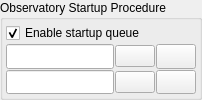
      <widget class="QGroupBox" name="startupGroupBox">
       <property name="title">
        <string>Observatory Startup Procedure</string>
       </property>
       <layout class="QVBoxLayout" name="verticalLayout_4">
        <property name="spacing">
         <number>1</number>
        </property>
        <property name="leftMargin">
         <number>3</number>
        </property>
        <property name="topMargin">
         <number>3</number>
        </property>
        <property name="rightMargin">
         <number>3</number>
        </property>
        <property name="bottomMargin">
         <number>3</number>
        </property>
        <item>
         <widget class="QCheckBox" name="schedulerStartupEnabled">
          <property name="toolTip">
           <string>Enable or disable execution of the startup queue. When disabled, no startup procedure will run.</string>
          </property>
          <property name="text">
           <string>Enable startup queue</string>
          </property>
          <property name="checked">
           <bool>true</bool>
          </property>
         </widget>
        </item>
        <item>
         <layout class="QHBoxLayout" name="horizontalLayout_16">
          <property name="spacing">
           <number>1</number>
          </property>
          <item>
           <widget class="QLineEdit" name="schedulerPreStartupScript">
            <property name="sizePolicy">
             <sizepolicy hsizetype="Expanding" vsizetype="Preferred">
              <horstretch>0</horstretch>
              <verstretch>0</verstretch>
             </sizepolicy>
            </property>
            <property name="toolTip">
             <string>Selected pre-startup queue to run before starting Ekos profile</string>
            </property>
            <property name="readOnly">
             <bool>true</bool>
            </property>
            <property name="clearButtonEnabled">
             <bool>false</bool>
            </property>
           </widget>
          </item>
          <item>
           <widget class="QPushButton" name="preStartupQueueClearB">
            <property name="text">
             <string/>
            </property>
            <property name="icon">
             <iconset theme="QIcon::ThemeIcon::EditClear"/>
            </property>
           </widget>
          </item>
          <item>
           <widget class="QPushButton" name="selectPreStartupQueueB">
            <property name="sizePolicy">
             <sizepolicy hsizetype="Preferred" vsizetype="Preferred">
              <horstretch>0</horstretch>
              <verstretch>0</verstretch>
             </sizepolicy>
            </property>
            <property name="toolTip">
             <string>Browse for pre-startup queue/collection file</string>
            </property>
            <property name="text">
             <string/>
            </property>
            <property name="icon">
             <iconset theme="folder"/>
            </property>
           </widget>
          </item>
         </layout>
        </item>
        <item>
         <layout class="QHBoxLayout" name="horizontalLayout_PostStartup">
          <property name="spacing">
           <number>1</number>
          </property>
          <item>
           <widget class="QLineEdit" name="schedulerPostStartupScript">
            <property name="sizePolicy">
             <sizepolicy hsizetype="Expanding" vsizetype="Preferred">
              <horstretch>0</horstretch>
              <verstretch>0</verstretch>
             </sizepolicy>
            </property>
            <property name="toolTip">
             <string>Selected post-startup queue to run after starting Ekos profile</string>
            </property>
            <property name="readOnly">
             <bool>true</bool>
            </property>
            <property name="clearButtonEnabled">
             <bool>false</bool>
            </property>
           </widget>
          </item>
          <item>
           <widget class="QPushButton" name="postStartupQueueClearB">
            <property name="text">
             <string/>
            </property>
            <property name="icon">
             <iconset theme="QIcon::ThemeIcon::EditClear"/>
            </property>
           </widget>
          </item>
          <item>
           <widget class="QPushButton" name="selectPostStartupQueueB">
            <property name="sizePolicy">
             <sizepolicy hsizetype="Preferred" vsizetype="Preferred">
              <horstretch>0</horstretch>
              <verstretch>0</verstretch>
             </sizepolicy>
            </property>
            <property name="toolTip">
             <string>Browse for post-startup queue/collection file</string>
            </property>
            <property name="text">
             <string/>
            </property>
            <property name="icon">
             <iconset theme="folder"/>
            </property>
           </widget>
          </item>
         </layout>
        </item>
       </layout>
      </widget>
